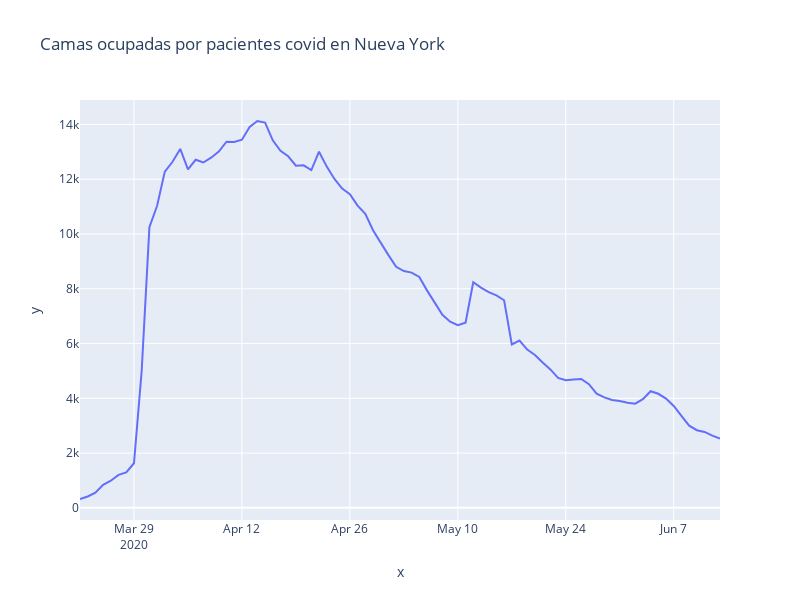

Here is the notebook cell this chart was saved with:
### Markdown cell above
Consigna 2

### Code cell
df_ny = df[df['state']== 'NY']
df_ny =df_ny [(df_ny['date'] >='2020-03-22T00:00:00.000' ) &  (df_ny['date'] <='2020-06-13T00:00:00.000')]
df_ny.rename(columns={'date':'Fecha','inpatient_beds_used_covid':'Camas_ocupadas_covid' }, inplace=True)
df_ny['Camas_ocupadas_covid'].fillna(0,inplace= True)
df_ny2 =df_ny[['Fecha','Camas_ocupadas_covid']]
df_ny2 = df_ny2.sort_values('Fecha')
labels= df_ny2['Fecha']
values= df_ny2['Camas_ocupadas_covid']
fig = px.line(x= labels, y = values, width=800, height=600, title='Camas ocupadas por pacientes covid en Nueva York')
fig.show()
